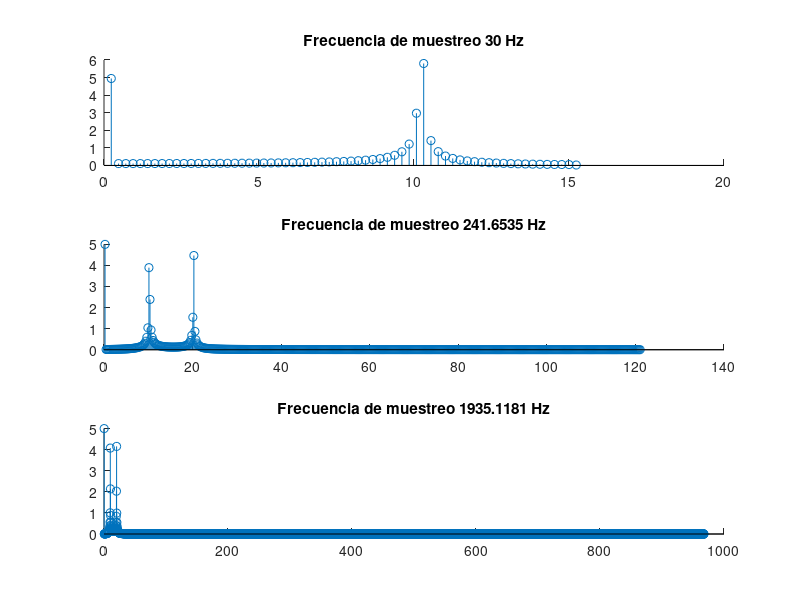

This figure's MATLAB source:
%function []=transformadas()
#https://www.youtube.com/watch?v=fFyjc6ozy10
clear all, close all, clf

a=127/30;
Ts1=(a/127); 
Ts2=(a/1023); 
Ts3=(a/8192); 
Tss=[Ts1;Ts2;Ts3];
for i=1:3
  Ts=Tss(i);
  fs=1/Ts;
  inter1=0:Ts:a; 
%%%%%%%%%%%%%%%%%%%%%%%%%%%%%%%%%%%%%%%%%%%%%%%%%%%%%%%%%%%%%%%%%%%%%%%%%%%%%%%
##for k=1:1:128
##  muestreo1(k)=( exp( inter1(k)*(-1) ) )* (inter1(k)>0);
##endfor 
%%%%%%%%%%%%%%%%%%%%%%%%%%%%%%%%%%%%%%%%%%%%%%%%%%%%%%%%%%%%%%%%%%%%%%%%%%%%%%%%
%Evaluación vectorial más rápida
  muestreo1=(5*sin(40*pi*inter1) + 10 * (sin(10*pi*inter1)).^2);
  muestreo1(1)=0; %<-- la función original vale 0 en t=0, muestra1 vale 1!
  N=length(inter1);    %Numero de datos de la TF
  Notwo=N/2;           %Numero de frecuencias positivas (o f_{Nyquist})

  coef1=fft(muestreo1);    %<---- Formalmente habría que pasarle en número de puntos
%                          y este debería ser de la forma 2^p los datos viene de 
%                          esa forma OK. 
  coef1=(abs(coef1))/N;    % Usamos menos N
##coef1(2:N/2)=2*coef1(2:N/2); % No hace falta el .* ya que multiplicas por un numero 
  coef1(2:Notwo)=2*coef1(2:Notwo); 

  f=(1:Notwo+1)*fs/N;
  omega=f*2*pi;

%freqreal=0:0.001:26;
  subplot(3,1,i)
  hold on

  stem(f,coef1(1:Notwo+1))
endfor

for i=1:3
subplot(3,1,i)
sti=sprintf('Frecuencia de muestreo %s Hz',num2str(1/Tss(i)))
title(sti)
sti=[]
endfor